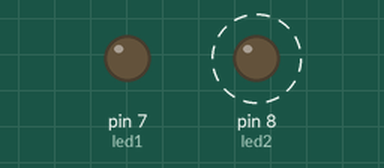
Bench run of a sketch on a simulated Arduino Uno, built with avr-gcc and run on an emulated ATmega328P. Shown: output pins drawn as LEDs (lit = HIGH). Dashed ring = blinking.

Above: at 0.2 s.
At 9.7 s:
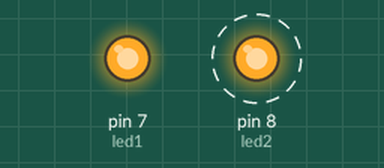
Timing chart, 0 to 13.0 s (numbered marks = the images above):
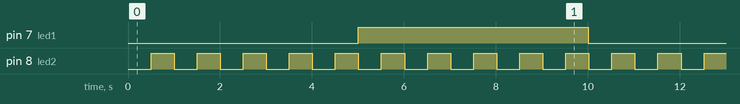

The sketch:

smart_debug4.ino
```cpp
/*********************************************
 * smart_debug4
 * Einfache Blinkschaltung mit schaltbaren Debug - Makros
 *
 * 12.08.2018 Der Hobbyelektroniker
 * Vers. 1.0
 * Der Code ist lizenzfrei und darf von jedermann frei verwendet werden
 *********************************************/

// Debugging einschalten, zum ausschalten auskommentieren
//#define _SMARTDEBUG

// Debug Makros
#ifdef _SMARTDEBUG
  #define DEBUG_INIT(speed) Serial.begin(speed)
  #define DEBUG_PRINTLN(txt) Serial.println(txt)
  #define DEBUG_PRINTLN_VALUE(txt, val) Serial.print(txt); Serial.print(": "); Serial.println(val)
#else
  #define DEBUG_INIT(speed)
  #define DEBUG_PRINTLN(txt)
  #define DEBUG_PRINTLN_VALUE(txt, val)
#endif


const int led1 = 7;
const int led2 = 8;

void setup() {
  DEBUG_INIT(19200); // Initialisierung der seriellen Schnittstelle
  pinMode(led1,OUTPUT);
  pinMode(led2,OUTPUT);
  // Debug - Ausgabe auf die Konsole
  DEBUG_PRINTLN("Gleich geht's los! Bist du bereit?");
}


void blinkLed1() {
  const unsigned long waitTime = 5000;
  static unsigned long oldTime = 0;
  static int state = LOW;

  if (oldTime + waitTime < millis()) {
    if (state == LOW) state = HIGH; else state = LOW;
    oldTime = millis();
    digitalWrite(led1,state);
    // Debug - Ausgabe auf die Konsole
    DEBUG_PRINTLN_VALUE("Lample 1 ein: ",(state == HIGH));
  }
}

void blinkLed2() {
  const unsigned long waitTime = 500;
  static unsigned long oldTime = 0;
  static int state = LOW;

  if (oldTime + waitTime < millis()) {
    if (state == LOW) state = HIGH; else state = LOW;
    oldTime = millis();
    digitalWrite(led2,state);
    // Debug - Ausgabe auf die Konsole
    DEBUG_PRINTLN_VALUE("Lample 2 ein: ",(state == HIGH));
  }
}


void loop() {
  blinkLed1();
  blinkLed2();
}
```

Measured:
- by itself, pin 7 (led1): alternates HIGH for 5.0 s and LOW for 5.0 s
- by itself, pin 8 (led2): alternates HIGH for 0.50 s and LOW for 0.50 s
- by itself, everything shown: repeats every 10.0 s, in 22 steps
